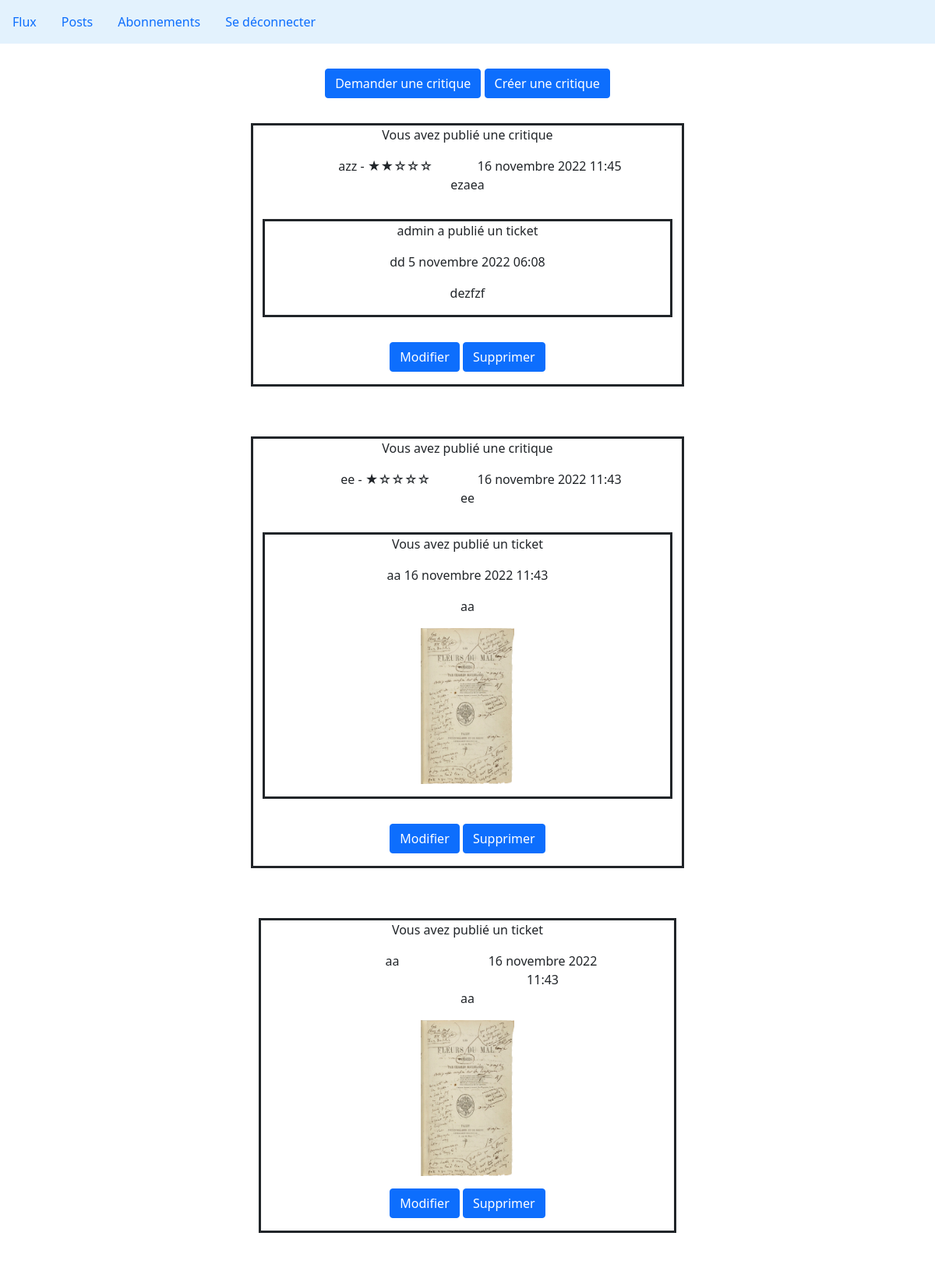
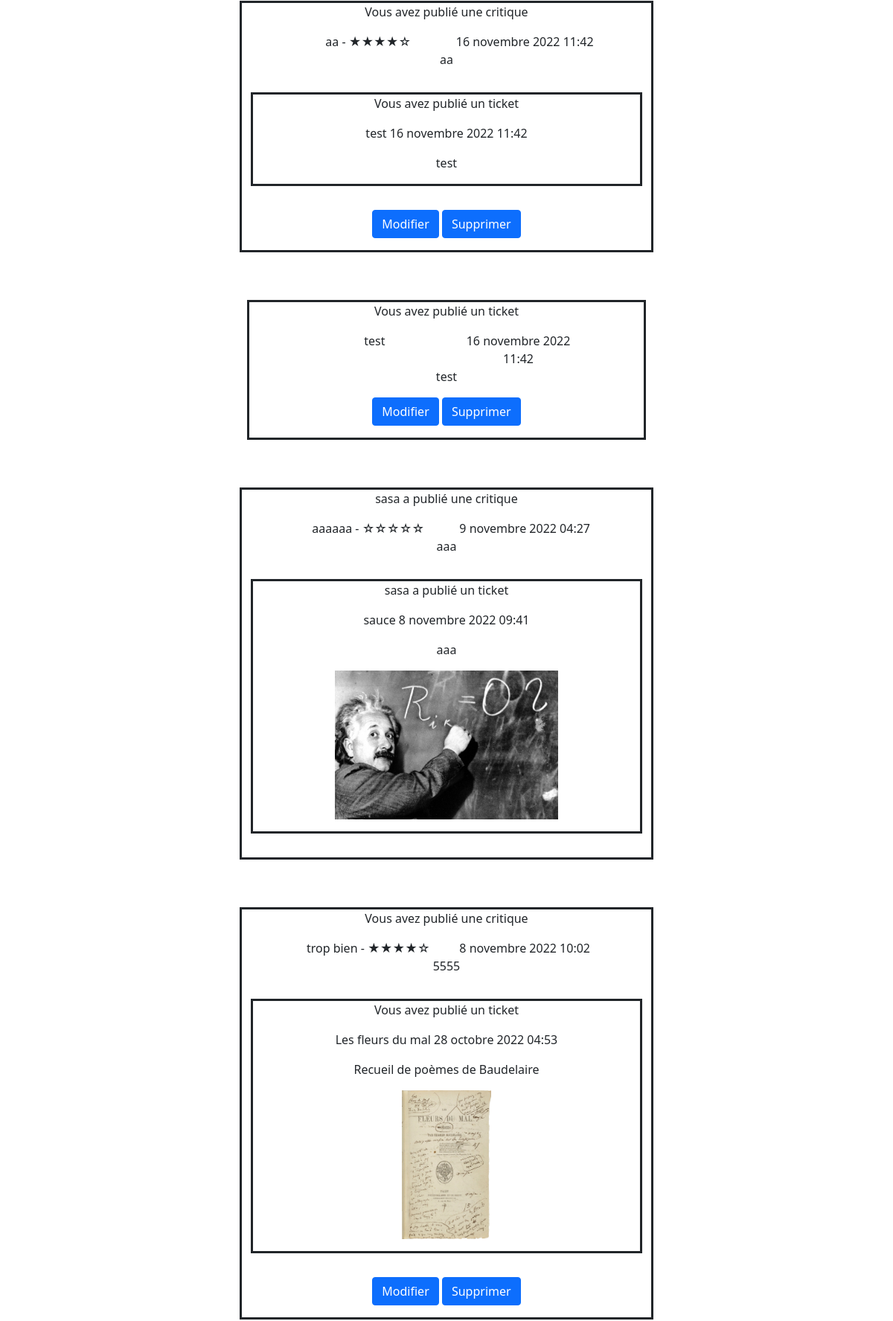
Screenshot of / (signed in, upper part) with the database file from the repository (2 pictures, top to bottom).
### Webapp/models.py (models this page shows)
class Review(models.Model):
    RATING_CHOICE = [
        (0, 0),
        (1, 1),
        (2, 2),
        (3, 3),
        (4, 4),
        (5, 5),
    ]
    ticket = models.ForeignKey(Ticket,
                               blank=True,
                               null=True,
                               on_delete=models.CASCADE)
    rating = models.PositiveSmallIntegerField(validators=[
                                              MinValueValidator(0),
                                              MaxValueValidator(5)
                                              ],
                                              choices=RATING_CHOICE,)
    user = models.ForeignKey(User,
                             on_delete=models.CASCADE)
    headline = models.CharField(max_length=128)
    body = models.TextField(max_length=8192, blank=True)
    time_created = models.DateTimeField(auto_now_add=True)

class Ticket(models.Model):
    title = models.CharField(max_length=128)
    description = models.TextField(max_length=2048, blank=True)
    user = models.ForeignKey(User, on_delete=models.CASCADE)
    image = models.ImageField(null=True,
                              blank=True)
    time_created = models.DateTimeField(auto_now_add=True)
    has_response = models.BooleanField(default=False)

### Webapp/views.py (the view)
# urls.py: path('', views.index, name='index'),
@login_required
def index(request):
    user = request.user
    request_followed = User.objects.filter(
        Q(followed_by__user=user) | Q(pk=user.pk)
        )
    tickets = Ticket.objects.filter(
        user__in=request_followed
        ).annotate(type=Value('TICKET', CharField()))
    reviews = Review.objects.filter(
        Q(user__in=request_followed) | Q(ticket__user=user)
        ).annotate(type=Value('REVIEW', CharField()))
    posts = sorted(chain(reviews, tickets),
                   key=lambda post: post.time_created,
                   reverse=True)
    return render(request,
                  "Webapp/index.html",
                  {"posts": posts})

### Webapp/templates/Webapp/index.html
{% extends 'Webapp/base.html' %}
{% block content %}
<div class="row">
    <div class="col-12">
        <div class="centered">
            <a href="{% url 'ticket-create' %}" class="btn btn-primary">Demander une critique</a>
            <a href="{% url 'review-create' 0 %}" class="btn btn-primary">Créer une critique</a>
        </div>
    </div>
    <div class="col-12">
        {% for post in posts %}
                {% if post.type == 'TICKET' %}
                    {% include "Webapp/ticket_snippet.html" with ticket=post %}
                {% else  %}
                    {% include "Webapp/review_snippet.html" with review=post %}
                {% endif %}
        {% endfor %}
    </div>
</div>
{% endblock %}

### Webapp/templates/Webapp/review_snippet.html
<div class="row">
    <div class="container post">
        <div class="centered">
            {% if review.user == request.user %}
                <p>Vous avez publié une critique</p>
            {% else %}
                <p>{{ review.user }} a publié une critique</p>
            {% endif %}
            <div class="row">
                {% if review.rating == 0 %}
                <div class="col">{{ review.headline }} - ☆☆☆☆☆</div>
                {% elif review.rating == 1 %}
                <div class="col">{{ review.headline }} - ★☆☆☆☆</div>
                {% elif review.rating == 2 %}
                <div class="col">{{ review.headline }} - ★★☆☆☆</div>
                {% elif review.rating == 3 %}
                <div class="col">{{ review.headline }} - ★★★☆☆</div>
                {% elif review.rating == 4 %}
                <div class="col">{{ review.headline }} - ★★★★☆</div>
                {% elif review.rating == 5 %}
                <div class="col">{{ review.headline }} - ★★★★★</div>
                {% endif %}
                <div class="col">{{ review.time_created }}</div>
            </div>
            <div class="row">{{ review.body }}</div>
            <div class="container post review_ticket">
                <div class="centered">
                    {% if review.ticket.user == request.user %}
                        <p>Vous avez publié un ticket</p>
                    {% else %}
                        <p>{{ review.ticket.user }} a publié un ticket</p>
                    {% endif %}
                        <p>
                        {{ review.ticket.title }}
                        {{ review.ticket.time_created }}
                    </p>
                    <p>{{ review.ticket.description }}</p>
                    {% if review.ticket.image %}
                        <p><img src="{{ review.ticket.image.url }}" alt="{{ review.ticket.title }}"></p>
                    {% endif %}
                </div>
            </div>
            <p>
                {% if request.user == review.user %}
                <a href="{% url 'review-change' review.id %}" class="btn btn-primary">Modifier</a>
                <a href="{% url 'review-delete' review.id %}" class="btn btn-primary">Supprimer</a>
                {% endif %}
            </p>
        </div>
    </div>
</div>

### Webapp/templates/Webapp/ticket_snippet.html (shortened to what this page needs)
<div class="row">
    <div class="col-12">
        <div class="container post">
            <div class="centered">
                {% if ticket.user == request.user %}
                    <p>Vous avez publié un ticket</p>
                {% else %}
                    <p>{{ ticket.user }} a publié un ticket</p>
                {% endif %}
                <div class="row">
                    <div class="col">{{ ticket.title }}</div>
                    <div class="col">{{ ticket.time_created }}</div>
                </div>
                <div class="row">
                    <p>{{ ticket.description }}</p>
                </div>
                {% if ticket.image %}
                    <p><img src="{{ ticket.image.url }}" alt="{{ ticket.title }}"></p>
                {% endif %}
                <p>
                    {% if ticket.user == request.user %}
                        <a href="{% url 'ticket-change' ticket.id %}" class="btn btn-primary">Modifier</a>
                        <a href="{% url 'ticket-delete' ticket.id %}" class="btn btn-primary">Supprimer</a>
                    {% endif %}
                </p>
            </div>
        </div>
    </div>
</div>

### Webapp/static/Webapp/styles.css (style rules this page uses)
.container { margin-top: 2rem; display: flex; }
.centered { width: 100%; }
.row { justify-content: space-evenly; width: 80%; margin: auto; text-align: center; }
.post { border: solid; width: 80%; margin-bottom: 2rem; }
.review_ticket { width: 100%; }
img { max-height: 200px; min-height: 150px; }

### rows the page displays
Review: shows "Vous avez publié une critique", headline "azz", time_created "16 novembre 2022 11:45", body "ezaea", ticket.user "admin", ticket "dd", ticket.time_created "5 novembre 2022 06:08", ticket.description "dezfzf", shows "Modifier"
Review: shows "Vous avez publié une critique", headline "ee", time_created "16 novembre 2022 11:43", body "ee", shows "Vous avez publié un ticket", ticket "aa", ticket.time_created "16 novembre 2022 11:43", ticket.description "aa", ticket.image (picture), shows "Modifier"
Ticket: shows "Vous avez publié un ticket", title "aa", time_created "16 novembre 2022 11:43", description "aa", image (picture), shows "Modifier"
Review: shows "Vous avez publié une critique", headline "aa", time_created "16 novembre 2022 11:42", body "aa", shows "Vous avez publié un ticket", ticket "test", ticket.time_created "16 novembre 2022 11:42", ticket.description "test", shows "Modifier"
Ticket: shows "Vous avez publié un ticket", title "test", time_created "16 novembre 2022 11:42", description "test", shows "Modifier"
Review: user "sasa", headline "aaaaaa", time_created "9 novembre 2022 04:27", body "aaa", ticket.user "sasa", ticket "sauce", ticket.time_created "8 novembre 2022 09:41", ticket.description "aaa", ticket.image (picture)
Review: shows "Vous avez publié une critique", headline "trop bien", time_created "8 novembre 2022 10:02", body "5555", shows "Vous avez publié un ticket", ticket "Les fleurs du mal", ticket.time_created "28 octobre 2022 04:53", ticket.description "Recueil de poèmes de Baudelaire", ticket.image (picture), shows "Modifier"
